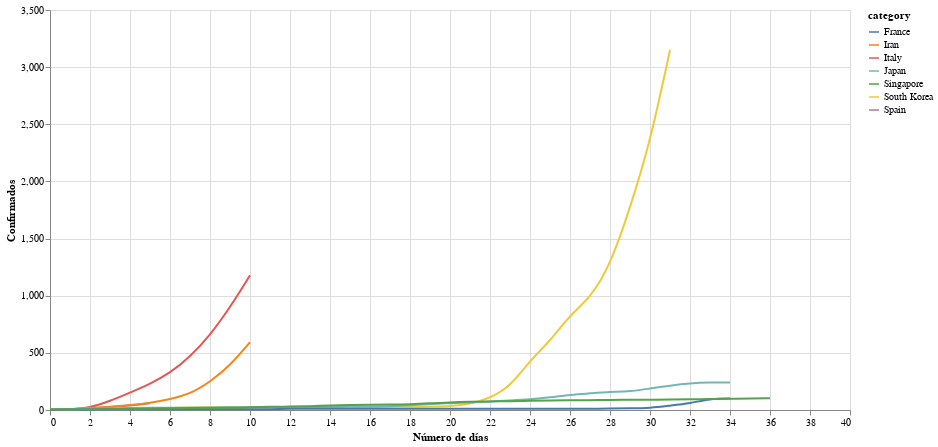

Notebook source saved alongside this figure:
### Markdown cell above
### a 30 días

### Code cell
# collapse
# get data
response = requests.get('https://docs.google.com/spreadsheet/ccc?key=1Z7VQ5xlf3BaTx_LBBblsW4hLoGYWnZyog3jqsS9Dbgc&output=csv&gid=0')
assert response.status_code == 200, 'Wrong status code'
data = response.content
df = pd.read_csv(BytesIO(data))
df = df[df.columns[2:]][1:65].T.reset_index(drop=True)
col_names = df.iloc[0]
col_names[1] = 'Fecha'
df.columns = col_names
df = df.drop(df.index[0])
df['Fecha'] = pd.to_datetime(df['Fecha'], utc=True)
df = df.set_index('Fecha')
df = df.applymap(lambda a: str(a).replace(',',''))
df = df.apply(pd.to_numeric, errors='coerce')
keep = ['Spain', 'Italy', 'South Korea', 'Iran', 'Japan', 'France', 'Singapore']
df = df[keep]

# align data
aligned_data = {}
plus_days = 40
plus_spain = 6
plus_iran = 11
plus_italy = 11
plus_s_korea = 32

aligned_data['Spain'] = np.array(df['Spain'][42:42+plus_spain])
aligned_data['Italy'] = np.array(df['Italy'][37:37+plus_italy])
aligned_data['South Korea'] = np.array(df['South Korea'][16:16+plus_s_korea])
aligned_data['Iran'] = np.array(df['Iran'][37:37+plus_iran])
aligned_data['Japan'] = np.array(df['Japan'][14:14+plus_days])
aligned_data['France'] = np.array(df['France'][14:14+plus_days])
aligned_data['Singapore'] = np.array(df['Singapore'][12:12+plus_days])
df_aligned = pd.DataFrame(dict([(k,pd.Series(v)) for k,v in aligned_data.items() ]))
df = df_aligned

# plot
source = df.reset_index().melt('index', var_name='category', value_name='Confirmados')
source.index = list(source.index)
source.index = source.index.astype(int)
selection = alt.selection_multi(fields=['category'], bind='legend')

alt.Chart(source).mark_line(interpolate='basis').encode(
    alt.X('index:Q', axis=alt.Axis(tickRound=True), title='Número de días'),
    alt.Y('Confirmados:Q'),
    alt.Color('category:N'),
    opacity=alt.condition(selection, alt.value(1), alt.value(0.2))
).properties(
    width=800, height=400
).add_selection(
    selection
)

### Figure 1 — Vega-Lite specification as saved in the notebook (floating-point values rounded to 4 significant figures; data arrays with more than 128 entries replaced by an {"elided": "..."} marker saying what was removed)
{"config": {"view": {"continuousWidth": 400, "continuousHeight": 300}}, "data": {"name": "data-a2ee38c2d4c2750eb9390c0d71860a72"}, "mark": {"type": "line", "interpolate": "basis"}, "encoding": {"color": {"type": "nominal", "field": "category"}, "opacity": {"condition": {"value": 1, "selection": "selector023"}, "value": 0.2}, "x": {"type": "quantitative", "axis": {"tickRound": true}, "field": "index", "title": "Número de días"}, "y": {"type": "quantitative", "field": "Confirmados"}}, "height": 400, "selection": {"selector023": {"type": "multi", "fields": ["category"], "bind": "legend"}}, "width": 800, "$schema": "https://vega.github.io/schema/vega-lite/v4.0.2.json", "datasets": {"data-a2ee38c2d4c2750eb9390c0d71860a72": {"elided": "280 records"}}}
